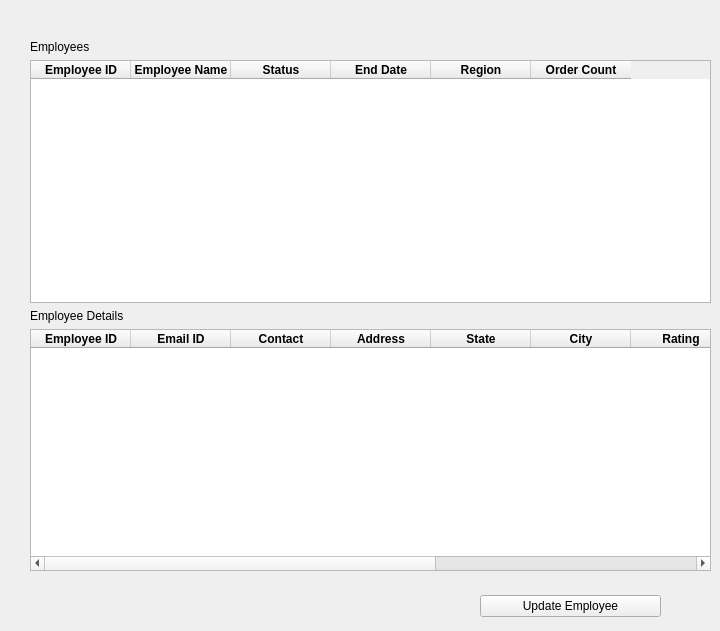
      <widget class="QWidget" name="StPageEmployees">
       <widget class="QWidget" name="layoutWidget">
        <property name="geometry">
         <rect>
          <x>480</x>
          <y>590</y>
          <width>181</width>
          <height>32</height>
         </rect>
        </property>
        <layout class="QHBoxLayout" name="horizontalLayout_4">
         <item>
          <widget class="QPushButton" name="btnPg1UpdEmp">
           <property name="text">
            <string>Update Employee</string>
           </property>
          </widget>
         </item>
        </layout>
       </widget>
       <widget class="QWidget" name="layoutWidget">
        <property name="geometry">
         <rect>
          <x>30</x>
          <y>40</y>
          <width>681</width>
          <height>531</height>
         </rect>
        </property>
        <layout class="QVBoxLayout" name="verticalLayout_5">
         <item>
          <widget class="QLabel" name="label_20">
           <property name="text">
            <string>Employees</string>
           </property>
          </widget>
         </item>
         <item>
          <widget class="QTableWidget" name="tblEmployee">
           <column>
            <property name="text">
             <string>Employee ID</string>
            </property>
            <property name="font">
             <font>
              <weight>75</weight>
              <bold>true</bold>
             </font>
            </property>
            <property name="background">
             <color>
              <red>255</red>
              <green>255</green>
              <blue>255</blue>
             </color>
            </property>
           </column>
           <column>
            <property name="text">
             <string>Employee Name</string>
            </property>
            <property name="font">
             <font>
              <weight>75</weight>
              <bold>true</bold>
             </font>
            </property>
            <property name="background">
             <color>
              <red>255</red>
              <green>255</green>
              <blue>255</blue>
             </color>
            </property>
           </column>
           <column>
            <property name="text">
             <string>Status</string>
            </property>
            <property name="font">
             <font>
              <weight>75</weight>
              <bold>true</bold>
             </font>
            </property>
            <property name="background">
             <color>
              <red>255</red>
              <green>255</green>
              <blue>255</blue>
             </color>
            </property>
           </column>
           <column>
            <property name="text">
             <string>End Date</string>
            </property>
            <property name="font">
             <font>
              <weight>75</weight>
              <bold>true</bold>
             </font>
            </property>
            <property name="background">
             <color>
              <red>255</red>
              <green>255</green>
              <blue>255</blue>
             </color>
            </property>
           </column>
           <column>
            <property name="text">
             <string>Region</string>
            </property>
            <property name="font">
             <font>
              <weight>75</weight>
              <bold>true</bold>
             </font>
            </property>
            <property name="background">
             <color>
              <red>255</red>
              <green>255</green>
              <blue>255</blue>
             </color>
            </property>
           </column>
           <column>
            <property name="text">
             <string>Order Count</string>
            </property>
            <property name="font">
             <font>
              <weight>75</weight>
              <bold>true</bold>
             </font>
            </property>
            <property name="background">
             <color>
              <red>255</red>
              <green>255</green>
              <blue>255</blue>
             </color>
            </property>
           </column>
          </widget>
         </item>
         <item>
          <widget class="QLabel" name="label_19">
           <property name="text">
            <string>Employee Details</string>
           </property>
          </widget>
         </item>
         <item>
          <widget class="QTableWidget" name="tblEmployeeDetails">
           <column>
            <property name="text">
             <string>Employee ID</string>
            </property>
            <property name="font">
             <font>
              <weight>75</weight>
              <bold>true</bold>
             </font>
            </property>
            <property name="background">
             <color>
              <red>255</red>
              <green>255</green>
              <blue>255</blue>
             </color>
            </property>
           </column>
           <column>
            <property name="text">
             <string>Email ID</string>
            </property>
            <property name="font">
             <font>
              <weight>75</weight>
              <bold>true</bold>
             </font>
            </property>
            <property name="background">
             <color>
              <red>255</red>
              <green>255</green>
              <blue>255</blue>
             </color>
            </property>
           </column>
           <column>
            <property name="text">
             <string>Contact</string>
            </property>
            <property name="font">
             <font>
              <weight>75</weight>
              <bold>true</bold>
             </font>
            </property>
            <property name="background">
             <color>
              <red>255</red>
              <green>255</green>
              <blue>255</blue>
             </color>
            </property>
           </column>
           <column>
            <property name="text">
             <string>Address</string>
            </property>
            <property name="font">
             <font>
              <weight>75</weight>
              <bold>true</bold>
             </font>
            </property>
            <property name="background">
             <color>
              <red>255</red>
              <green>255</green>
              <blue>255</blue>
             </color>
            </property>
           </column>
           <column>
            <property name="text">
             <string>State</string>
            </property>
            <property name="font">
             <font>
              <weight>75</weight>
              <bold>true</bold>
             </font>
            </property>
            <property name="background">
             <color>
              <red>255</red>
              <green>255</green>
              <blue>255</blue>
             </color>
            </property>
           </column>
           <column>
            <property name="text">
             <string>City</string>
            </property>
            <property name="font">
             <font>
              <weight>75</weight>
              <bold>true</bold>
             </font>
            </property>
            <property name="background">
             <color>
              <red>255</red>
              <green>255</green>
              <blue>255</blue>
             </color>
            </property>
           </column>
           <column>
            <property name="text">
             <string>Rating</string>
            </property>
            <property name="font">
             <font>
              <weight>75</weight>
              <bold>true</bold>
             </font>
            </property>
            <property name="background">
             <color>
              <red>255</red>
              <green>255</green>
              <blue>255</blue>
             </color>
            </property>
           </column>
           <column>
            <property name="text">
             <string>Bonus</string>
            </property>
            <property name="font">
             <font>
              <weight>75</weight>
              <bold>true</bold>
             </font>
            </property>
            <property name="background">
             <color>
              <red>255</red>
              <green>255</green>
              <blue>255</blue>
             </color>
            </property>
           </column>
           <column>
            <property name="text">
             <string>Salary</string>
            </property>
            <property name="font">
             <font>
              <weight>75</weight>
              <bold>true</bold>
             </font>
            </property>
            <property name="background">
             <color>
              <red>255</red>
              <green>255</green>
              <blue>255</blue>
             </color>
            </property>
           </column>
           <column>
            <property name="text">
             <string/>
            </property>
           </column>
          </widget>
         </item>
        </layout>
       </widget>
      </widget>
